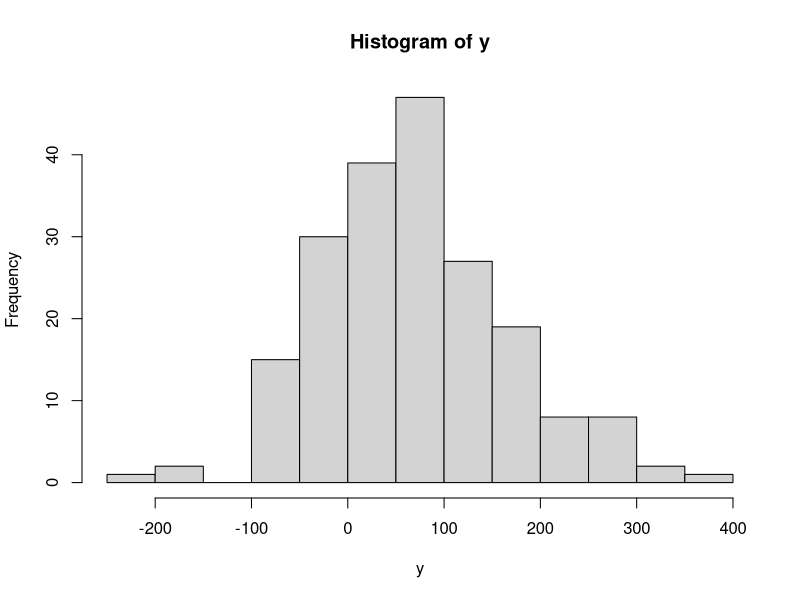
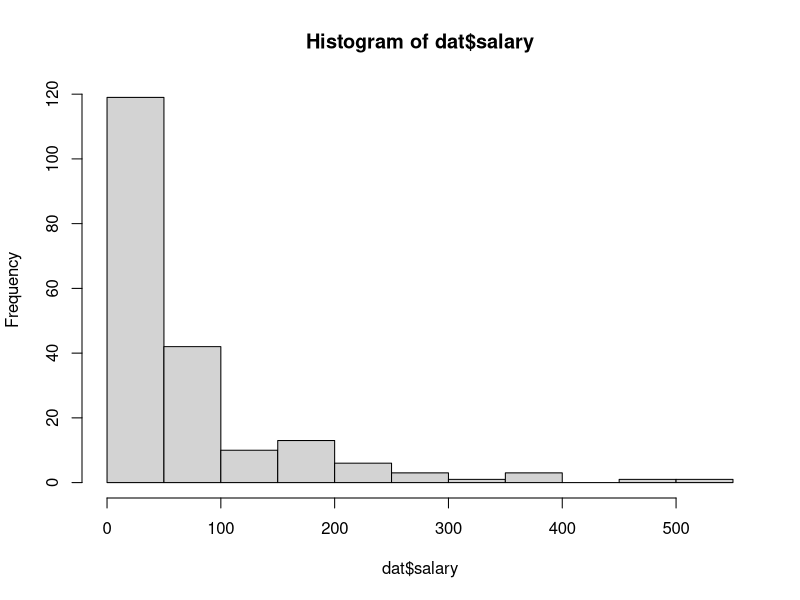
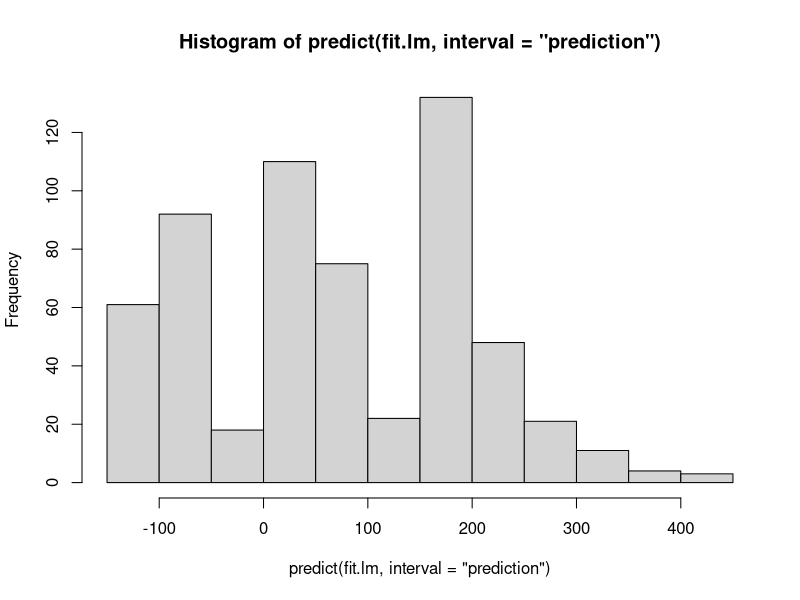
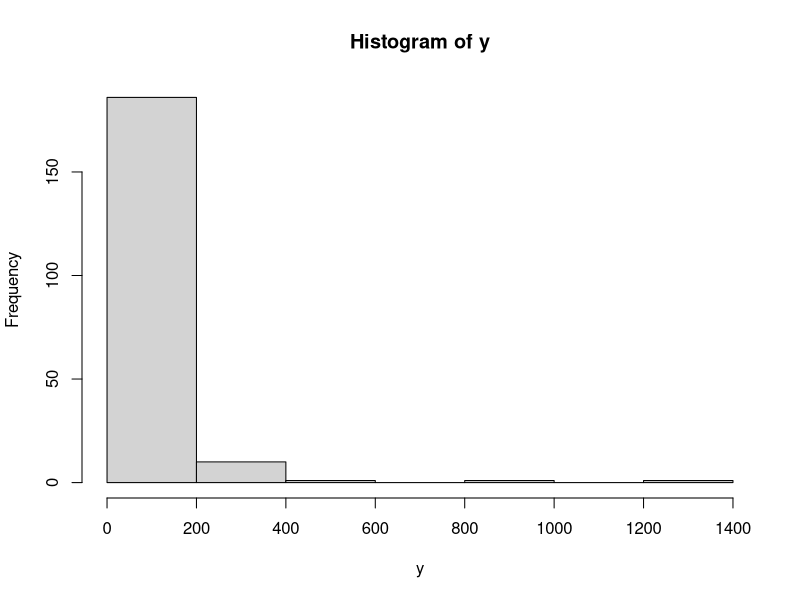
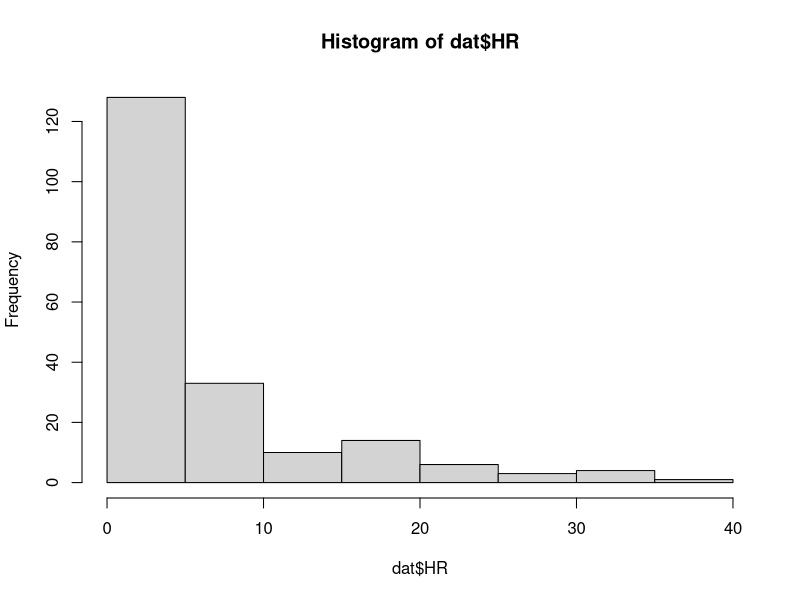
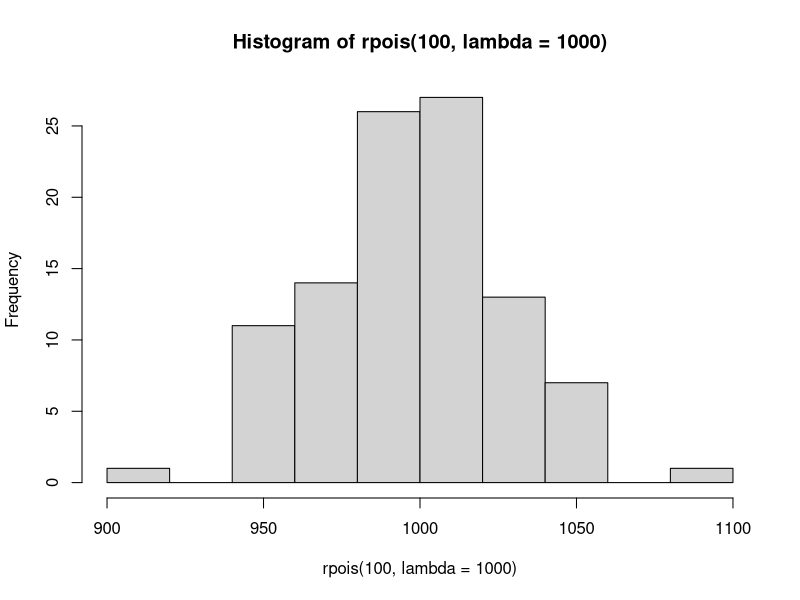
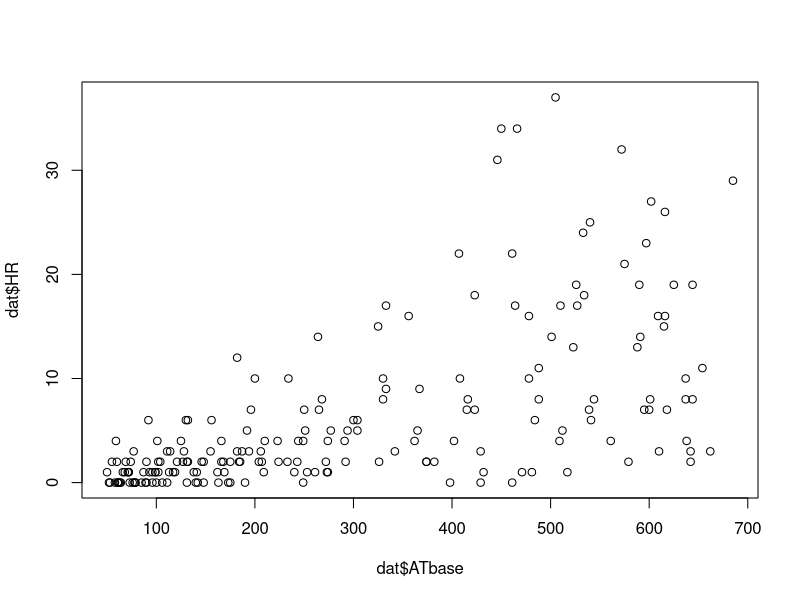

Here is the R script that generated these plots, in order:
library(data.table)
library(dplyr)
library(ggplot2)

# gaussian
dat = fread("baseball.csv")
fit.lm = lm(salary ~ HR, data = dat)
predict = fit.lm$fitted.values
sigma = sqrt(sum(fit.lm$residuals^2)/199)
y = rnorm(199, predict, sigma)
hist(y)
hist(dat$salary)
hist(predict(fit.lm, interval="prediction"))

# log-normal
fit.lm.log = lm(log(salary) ~ HR, data = dat)
summary(fit.lm.log)
predict = fit.lm.log$fitted.values
sigma = sum(fit.lm.log$residuals^2)/199
y = rlnorm(199, predict, sigma)
hist(y)

# logistic
dat$ichioku = ifelse(dat$salary <= 100, 0, 1)
fit.logistic = glm(ichioku~HR, dat, family = binomial)
summary(fit.logistic)
dat %>% mutate(salary_t = salary > 100) %>% select(salary, HR, salary_t)

# poisson
hist(dat$HR)
hist(rpois(100, lambda = 1000))
plot(dat$ATbase, dat$HR)
fit.pois = glm(HR ~ ATbase, dat, family = poisson)
summary(fit.pois)
AIC(fit.pois)

# negative-binomial
library(MASS)
fit.nb = glm.nb(HR ~ ATbase, dat)
summary(fit.nb)
AIC(fit.nb)
